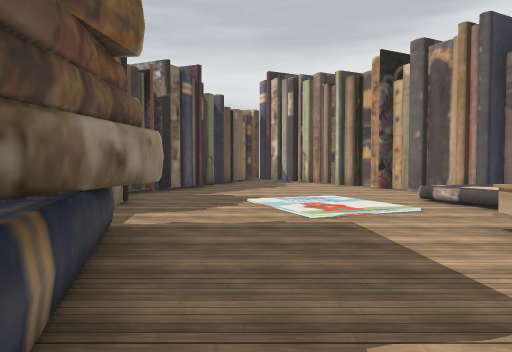
[1] (above)

13 first-person views from a walk through a Unity game level. The camera is 1.4 m above the floor, tilts 2° down and sees 70° across. The floor is counted in squares, 2 m on a side. Each view is taken from the middle of a square. On the plan, view 1 faces up. The plan holds only what a view shows up to about 11 squares ahead; the rest is blank. The player character is not drawn. Some surface patterns are stand-ins.

[2]
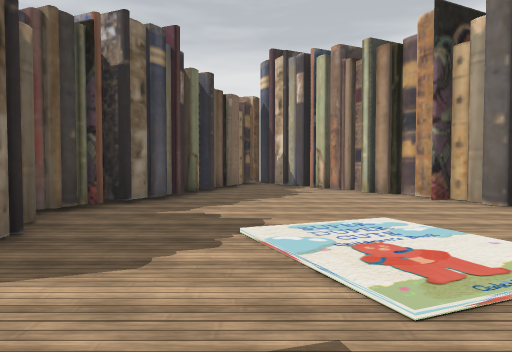

[3]
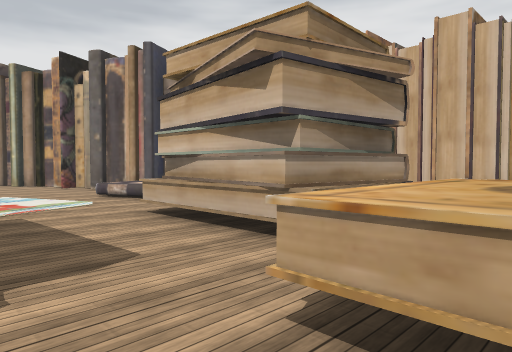

[4]
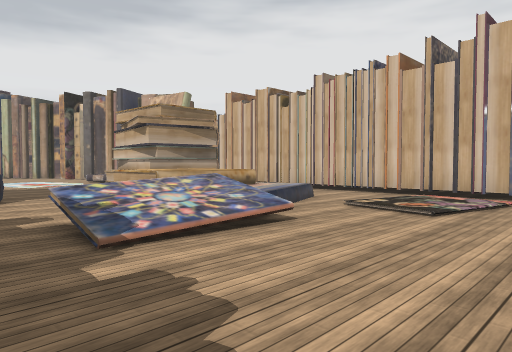

[5]
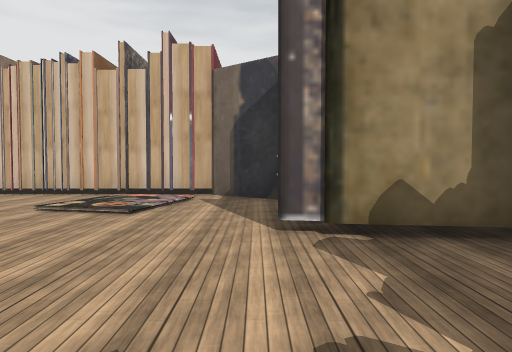

[6]
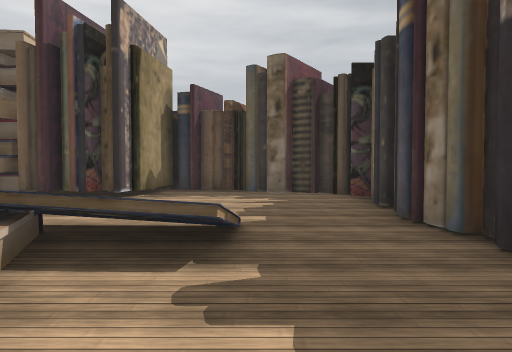

[7]
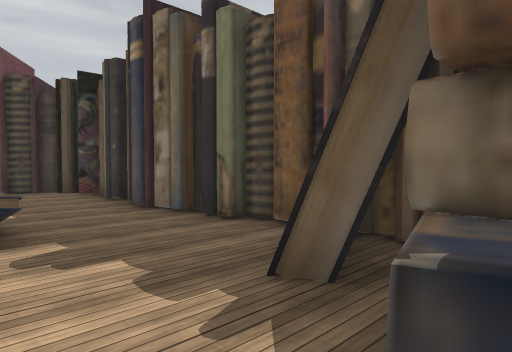

[8]
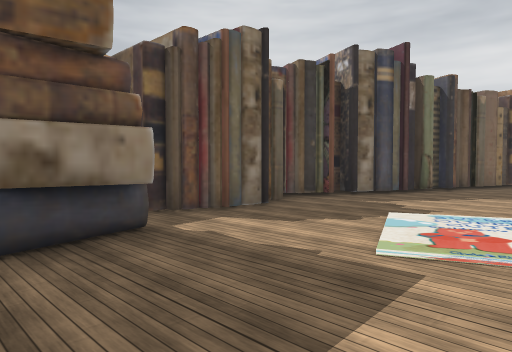

[9]
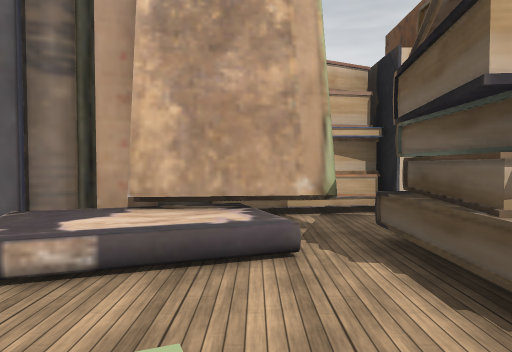

[10]
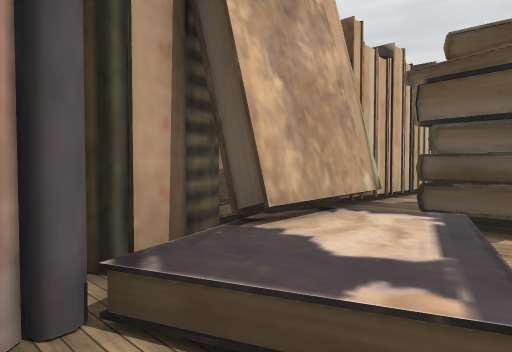

[11]
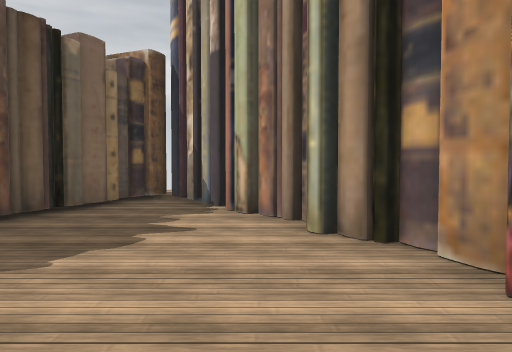

[12]
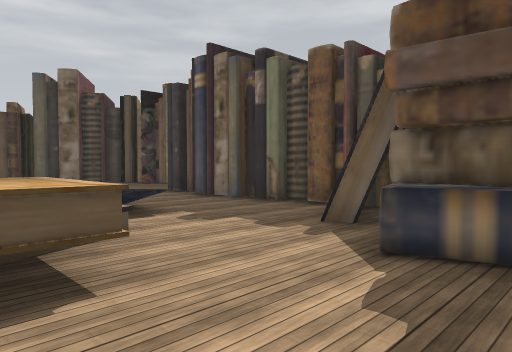

[13]
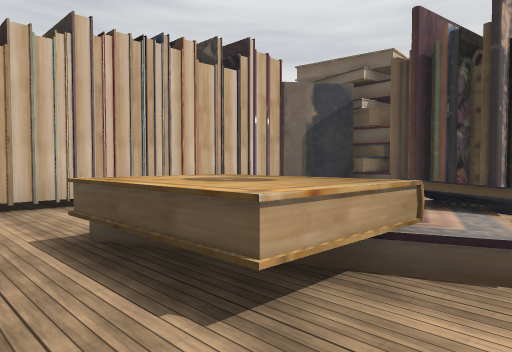

### Floor plan
Key: @ floor where view 1 was taken; # wall or solid block; . main floor; : floor 0.25 m higher than the main floor; + floor 0.5 m higher than the main floor; / step, stairs or slope; = window, fence, low wall or low ledge; ^ raised ledge; T thing the floor can be seen under or through.
Columns run from 4 left of view 1 to 7 right of it. Each row starts with its distance up from view 1.
 16    ###
 15    #.##
 14    #..#
 13   ##..##
 12   #....##
 11   #.....#
 10  ##.....#
  9  #......##
  8  #.......#
  7  #.....=^##
  6  #...../^TT
  5  #......^T.#
  4  ##......T.#
  3   ##...#TT.#
  2   ##...# ..#
  1   ##...##..#
  0  ##.@^^^...#
 -1 ##...^^^/..#
 -2 #....+++/..#
 -3 ##./////...#
 -4  #.///.///.#
 -5  #...../::.#
 -6 ##......./#
 -7 #.........#
 -8 ##....#####
 -9  ###..#  #
-10    ####

Where each view was taken, in squares from view 1:
view 1: 0 up, 0 right, facing up
view 2: 3 up, 0 right, facing up
view 3: 1 down, 0 right, facing up-right
view 4: 7 down, 2 left, facing up-right
view 5: 7 down, 2 left, facing right
view 6: 0 up, 1 left, facing down
view 7: 1 up, 0 right, facing down-left
view 8: 2 up, 2 right, facing up-left
view 9: 5 up, 1 right, facing right
view 10: 8 up, 3 right, facing down-right
view 11: 8 up, 2 right, facing up
view 12: 2 up, 2 right, facing down-left
view 13: 1 up, 0 right, facing down-right
